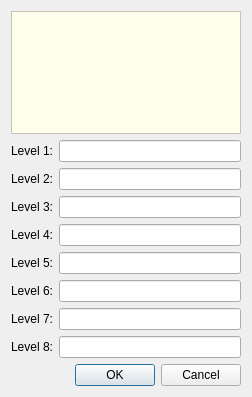
<?xml version="1.0" encoding="UTF-8"?>
<ui version="4.0">
 <class>CreateProfileDlg</class>
 <widget class="QDialog" name="CreateProfileDlg">
  <property name="geometry">
   <rect>
    <x>0</x>
    <y>0</y>
    <width>252</width>
    <height>397</height>
   </rect>
  </property>
  <property name="windowTitle">
   <string>Customize headings</string>
  </property>
  <property name="windowIcon">
   <iconset>
    <normaloff>../icons/programIcon.png</normaloff>../icons/programIcon.png</iconset>
  </property>
  <layout class="QVBoxLayout" name="verticalLayout">
   <item>
    <widget class="QTextEdit" name="txtInfo">
     <property name="styleSheet">
      <string>background-color: rgb(255, 255, 235);</string>
     </property>
     <property name="readOnly">
      <bool>true</bool>
     </property>
     <property name="acceptRichText">
      <bool>false</bool>
     </property>
    </widget>
   </item>
   <item>
    <layout class="QFormLayout" name="formLayout">
     <item row="0" column="0">
      <widget class="QLabel" name="label">
       <property name="text">
        <string>Level 1:</string>
       </property>
      </widget>
     </item>
     <item row="0" column="1">
      <widget class="QLineEdit" name="txtLevel1"/>
     </item>
     <item row="1" column="0">
      <widget class="QLabel" name="label_2">
       <property name="text">
        <string>Level 2:</string>
       </property>
      </widget>
     </item>
     <item row="1" column="1">
      <widget class="QLineEdit" name="txtLevel2"/>
     </item>
     <item row="2" column="0">
      <widget class="QLabel" name="label_3">
       <property name="text">
        <string>Level 3:</string>
       </property>
      </widget>
     </item>
     <item row="2" column="1">
      <widget class="QLineEdit" name="txtLevel3"/>
     </item>
     <item row="3" column="0">
      <widget class="QLabel" name="label_4">
       <property name="text">
        <string>Level 4:</string>
       </property>
      </widget>
     </item>
     <item row="3" column="1">
      <widget class="QLineEdit" name="txtLevel4"/>
     </item>
     <item row="4" column="0">
      <widget class="QLabel" name="label_5">
       <property name="text">
        <string>Level 5:</string>
       </property>
      </widget>
     </item>
     <item row="4" column="1">
      <widget class="QLineEdit" name="txtLevel5"/>
     </item>
     <item row="5" column="0">
      <widget class="QLabel" name="label_6">
       <property name="text">
        <string>Level 6:</string>
       </property>
      </widget>
     </item>
     <item row="5" column="1">
      <widget class="QLineEdit" name="txtLevel6"/>
     </item>
     <item row="6" column="0">
      <widget class="QLabel" name="label_7">
       <property name="text">
        <string>Level 7:</string>
       </property>
      </widget>
     </item>
     <item row="6" column="1">
      <widget class="QLineEdit" name="txtLevel7"/>
     </item>
     <item row="7" column="0">
      <widget class="QLabel" name="label_8">
       <property name="text">
        <string>Level 8:</string>
       </property>
      </widget>
     </item>
     <item row="7" column="1">
      <widget class="QLineEdit" name="txtLevel8"/>
     </item>
    </layout>
   </item>
   <item>
    <layout class="QHBoxLayout" name="horizontalLayout">
     <item>
      <spacer name="horizontalSpacer">
       <property name="orientation">
        <enum>Qt::Horizontal</enum>
       </property>
       <property name="sizeHint" stdset="0">
        <size>
         <width>40</width>
         <height>20</height>
        </size>
       </property>
      </spacer>
     </item>
     <item>
      <widget class="QPushButton" name="btnOK">
       <property name="text">
        <string>OK</string>
       </property>
      </widget>
     </item>
     <item>
      <widget class="QPushButton" name="btnCancel">
       <property name="text">
        <string>Cancel</string>
       </property>
      </widget>
     </item>
    </layout>
   </item>
  </layout>
 </widget>
 <resources/>
 <connections/>
 <designerdata>
  <property name="gridDeltaX">
   <number>10</number>
  </property>
  <property name="gridDeltaY">
   <number>10</number>
  </property>
  <property name="gridSnapX">
   <bool>true</bool>
  </property>
  <property name="gridSnapY">
   <bool>true</bool>
  </property>
  <property name="gridVisible">
   <bool>true</bool>
  </property>
 </designerdata>
</ui>
